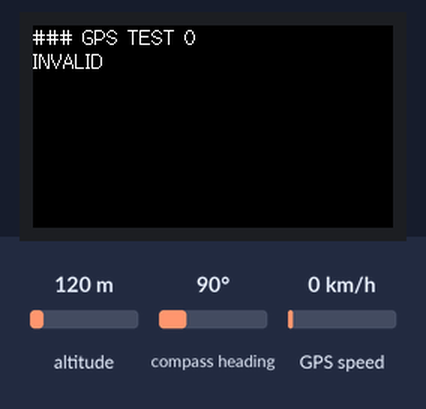
A sketch run on a simulated ESP32. On the bench: 240×135 colour display. The test bench sets the inputs (shaded band); at power-on: altitude 120 m, compass heading 90°, GPS speed 0 km/h. The GPS gets a fix after 3 s at 37.7749, -122.4194 with 8 satellites.

Above: at 1.3 s.
1.4 s: altitude set to 20 m
At 5.7 s:
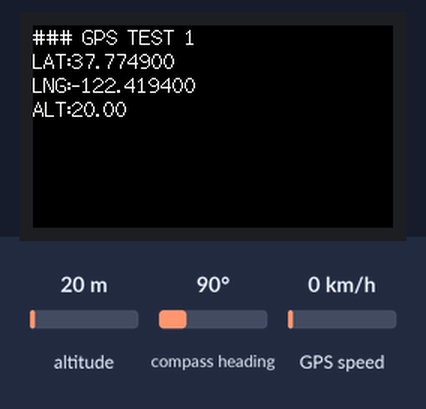
11.7 s: altitude set to 250 m
At 15.9 s:
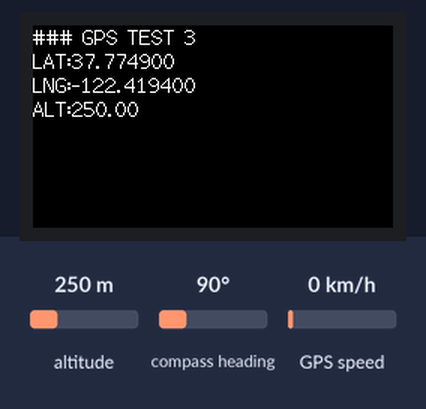
21.8 s: altitude set to 500 m
At 26.2 s:
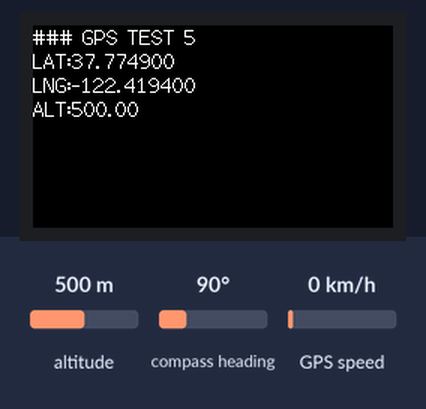
Timing chart, 0 to 27.7 s (numbered marks = the images above; inputs shaded):
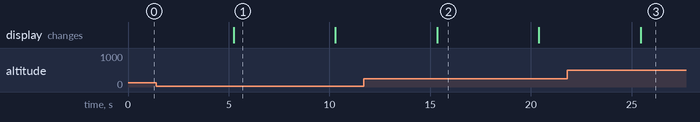

The sketch:

gps.ino
```cpp
#include <M5StickCPlus.h>
#include <TinyGPS++.h>

HardwareSerial GPSRaw(2);
TinyGPSPlus gps;

int cnt=0;

void setup() {
  M5.begin();
  M5.Lcd.setRotation(3);
  GPSRaw.begin(9600, SERIAL_8N1, 33, 32);
}

void loop() {
  M5.Lcd.setCursor(0, 0, 2);
  M5.Lcd.fillScreen(BLACK);
  M5.Lcd.printf("### GPS TEST %d\n", cnt++);
  while(GPSRaw.available()>0) {
    if(gps.encode(GPSRaw.read())) {
      break;
    }
  }
  if(gps.location.isValid()) {
    M5.Lcd.printf("LAT:%.6f\n", gps.location.lat() );
    M5.Lcd.printf("LNG:%.6f\n", gps.location.lng() );
    M5.Lcd.printf("ALT:%.2f\n", gps.altitude.meters() );
  } else {
    M5.Lcd.printf("INVALID\n");
  }
  delay(5000);
}
```
